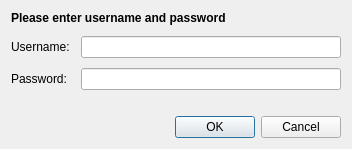
<?xml version="1.0" encoding="UTF-8"?>
<ui version="4.0">
 <class>UserPassDialog</class>
 <widget class="QDialog" name="UserPassDialog">
  <property name="geometry">
   <rect>
    <x>0</x>
    <y>0</y>
    <width>375</width>
    <height>178</height>
   </rect>
  </property>
  <property name="windowTitle">
   <string>Enter Username and password</string>
  </property>
  <layout class="QVBoxLayout" name="verticalLayout">
   <property name="sizeConstraint">
    <enum>QLayout::SetFixedSize</enum>
   </property>
   <item>
    <widget class="QLabel" name="lblDescription">
     <property name="minimumSize">
      <size>
       <width>0</width>
       <height>0</height>
      </size>
     </property>
     <property name="font">
      <font>
       <weight>75</weight>
       <bold>true</bold>
      </font>
     </property>
     <property name="text">
      <string>Please enter username and password</string>
     </property>
     <property name="wordWrap">
      <bool>true</bool>
     </property>
    </widget>
   </item>
   <item>
    <spacer name="verticalSpacer_2">
     <property name="orientation">
      <enum>Qt::Vertical</enum>
     </property>
     <property name="sizeType">
      <enum>QSizePolicy::Fixed</enum>
     </property>
     <property name="sizeHint" stdset="0">
      <size>
       <width>20</width>
       <height>5</height>
      </size>
     </property>
    </spacer>
   </item>
   <item>
    <layout class="QGridLayout" name="gridLayout">
     <property name="verticalSpacing">
      <number>10</number>
     </property>
     <item row="0" column="0">
      <widget class="QLabel" name="lblUserName">
       <property name="text">
        <string>Username:</string>
       </property>
       <property name="buddy">
        <cstring>txtUserName</cstring>
       </property>
      </widget>
     </item>
     <item row="0" column="1">
      <spacer name="horizontalSpacer">
       <property name="orientation">
        <enum>Qt::Horizontal</enum>
       </property>
       <property name="sizeType">
        <enum>QSizePolicy::MinimumExpanding</enum>
       </property>
       <property name="sizeHint" stdset="0">
        <size>
         <width>5</width>
         <height>20</height>
        </size>
       </property>
      </spacer>
     </item>
     <item row="1" column="0">
      <widget class="QLabel" name="lblPassword">
       <property name="text">
        <string>Password:</string>
       </property>
       <property name="buddy">
        <cstring>txtPassword</cstring>
       </property>
      </widget>
     </item>
     <item row="1" column="2">
      <widget class="QLineEdit" name="txtPassword">
       <property name="minimumSize">
        <size>
         <width>0</width>
         <height>0</height>
        </size>
       </property>
       <property name="maxLength">
        <number>30</number>
       </property>
       <property name="echoMode">
        <enum>QLineEdit::Password</enum>
       </property>
      </widget>
     </item>
     <item row="0" column="2">
      <widget class="QLineEdit" name="txtUserName">
       <property name="minimumSize">
        <size>
         <width>260</width>
         <height>0</height>
        </size>
       </property>
       <property name="maxLength">
        <number>60</number>
       </property>
      </widget>
     </item>
     <item row="1" column="1">
      <spacer name="horizontalSpacer_2">
       <property name="orientation">
        <enum>Qt::Horizontal</enum>
       </property>
       <property name="sizeType">
        <enum>QSizePolicy::MinimumExpanding</enum>
       </property>
       <property name="sizeHint" stdset="0">
        <size>
         <width>5</width>
         <height>20</height>
        </size>
       </property>
      </spacer>
     </item>
    </layout>
   </item>
   <item>
    <spacer name="verticalSpacer">
     <property name="orientation">
      <enum>Qt::Vertical</enum>
     </property>
     <property name="sizeType">
      <enum>QSizePolicy::Fixed</enum>
     </property>
     <property name="sizeHint" stdset="0">
      <size>
       <width>20</width>
       <height>20</height>
      </size>
     </property>
    </spacer>
   </item>
   <item>
    <widget class="QDialogButtonBox" name="buttonBox">
     <property name="orientation">
      <enum>Qt::Horizontal</enum>
     </property>
     <property name="standardButtons">
      <set>QDialogButtonBox::Cancel|QDialogButtonBox::Ok</set>
     </property>
    </widget>
   </item>
  </layout>
 </widget>
 <tabstops>
  <tabstop>txtUserName</tabstop>
  <tabstop>txtPassword</tabstop>
  <tabstop>buttonBox</tabstop>
 </tabstops>
 <resources/>
 <connections>
  <connection>
   <sender>buttonBox</sender>
   <signal>accepted()</signal>
   <receiver>UserPassDialog</receiver>
   <slot>accept()</slot>
   <hints>
    <hint type="sourcelabel">
     <x>248</x>
     <y>254</y>
    </hint>
    <hint type="destinationlabel">
     <x>157</x>
     <y>274</y>
    </hint>
   </hints>
  </connection>
  <connection>
   <sender>buttonBox</sender>
   <signal>rejected()</signal>
   <receiver>UserPassDialog</receiver>
   <slot>reject()</slot>
   <hints>
    <hint type="sourcelabel">
     <x>316</x>
     <y>260</y>
    </hint>
    <hint type="destinationlabel">
     <x>286</x>
     <y>274</y>
    </hint>
   </hints>
  </connection>
 </connections>
</ui>
